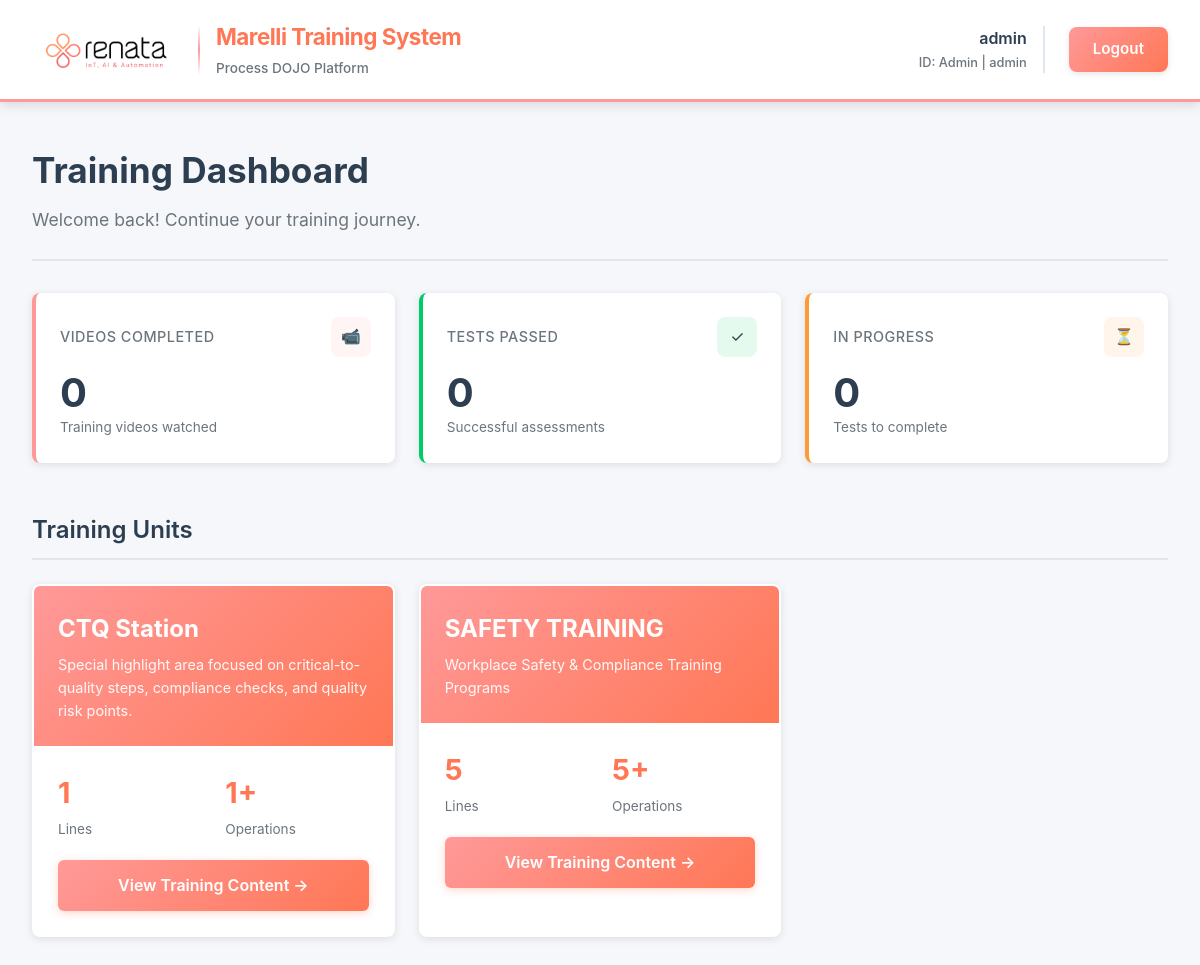
Page / (signed in) on the earlier database version.
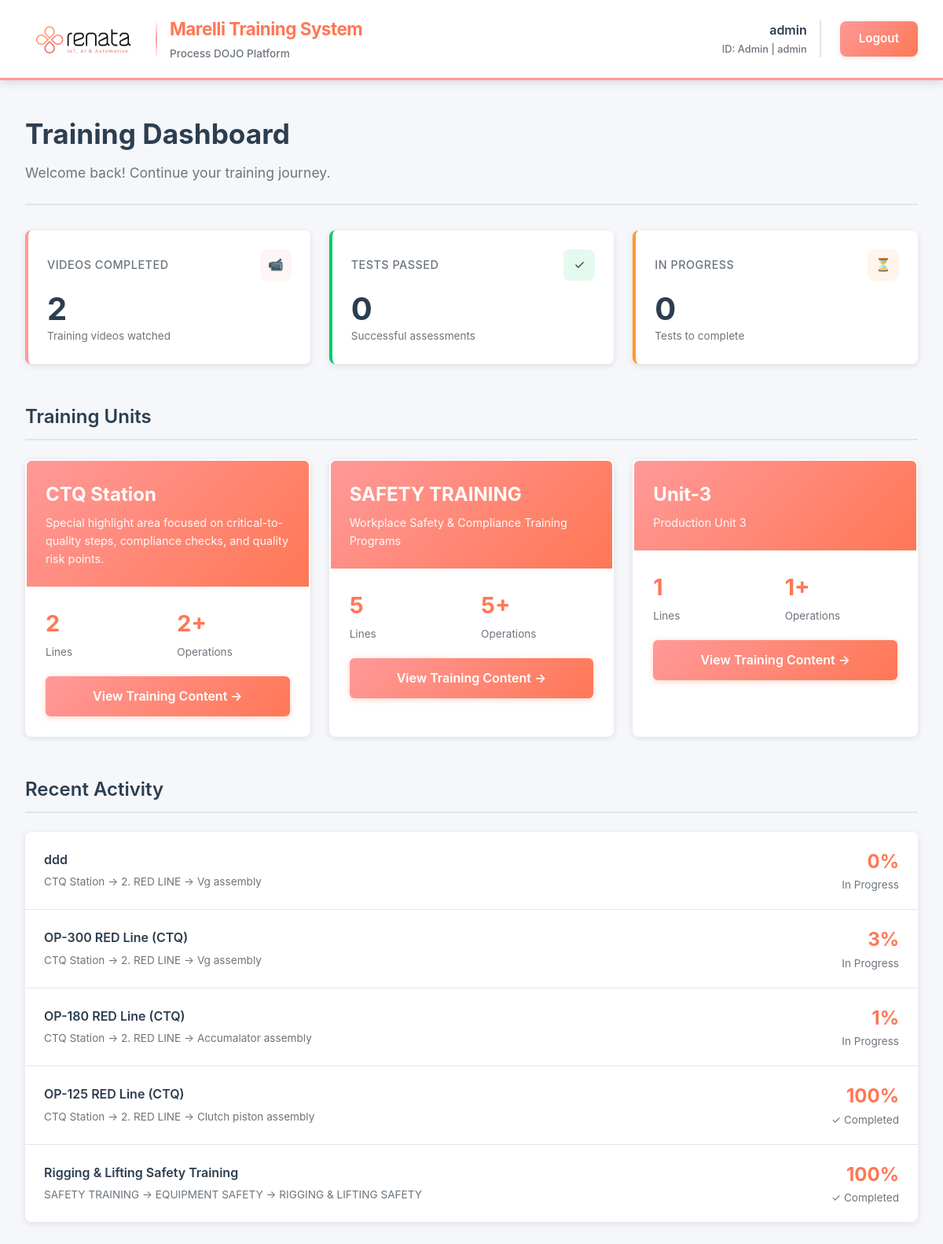
Same page on the later database version.
### process_dojo/models.py (models this page shows, shortened)
class EmployeeProfile(models.Model):
    user = models.OneToOneField(User, on_delete=models.CASCADE, related_name='employee_profile')
    employee_id = models.CharField(max_length=50, unique=True, db_index=True)
    plant = models.CharField(max_length=100)
    unit = models.CharField(max_length=100)
    department = models.CharField(max_length=100)
    biometric_id = models.CharField(max_length=100, blank=True, null=True, unique=True)
    created_at = models.DateTimeField(auto_now_add=True)
    updated_at = models.DateTimeField(auto_now=True)
    class Meta:
        ordering = ['employee_id']
        indexes = [
            models.Index(fields=['employee_id']),
            models.Index(fields=['plant', 'unit']),
        ]

class Unit(models.Model):
    name = models.CharField(max_length=100, unique=True)
    description = models.TextField(blank=True)
    is_active = models.BooleanField(default=True)
    created_at = models.DateTimeField(auto_now_add=True)
    class Meta:
        ordering = ['name']

class VideoCompletion(models.Model):
    user = models.ForeignKey(User, on_delete=models.CASCADE, related_name='video_completions')
    video = models.ForeignKey(TrainingVideo, on_delete=models.CASCADE, related_name='completions')
    completion_percentage = models.FloatField(
        default=0.0,
        validators=[MinValueValidator(0.0), MaxValueValidator(100.0)]
    )
    is_completed = models.BooleanField(default=False)
    access_count = models.IntegerField(default=0)
    last_watched_at = models.DateTimeField(auto_now=True)
    created_at = models.DateTimeField(auto_now_add=True)
    class Meta:
        unique_together = ['user', 'video']
        ordering = ['-last_watched_at']
        indexes = [
            models.Index(fields=['user', 'is_completed']),
            models.Index(fields=['video', 'is_completed']),
            models.Index(fields=['-last_watched_at']),
        ]

class TrainingVideo(models.Model):
    operation = models.ForeignKey(Operation, on_delete=models.CASCADE, related_name='videos')
    title = models.CharField(max_length=200)
    description = models.TextField(blank=True)
    video_file = models.FileField(upload_to='training_videos/%Y/%m/')
    thumbnail = models.ImageField(upload_to='video_thumbnails/', blank=True, null=True)
    duration_seconds = models.IntegerField(default=0, help_text="Video duration in seconds")
    has_voice = models.BooleanField(default=True)
    has_callouts = models.BooleanField(default=False)
    is_active = models.BooleanField(default=True)
    order = models.IntegerField(default=0, help_text="Display order")
    created_at = models.DateTimeField(auto_now_add=True)
    updated_at = models.DateTimeField(auto_now=True)
    class Meta:
        ordering = ['operation', 'order', 'title']
        indexes = [
            models.Index(fields=['operation', 'is_active']),
        ]

class Operation(models.Model):
    line = models.ForeignKey(Line, on_delete=models.CASCADE, related_name='operations')
    name = models.CharField(max_length=100)
    operation_code = models.CharField(max_length=50, blank=True)
    description = models.TextField(blank=True)
    is_ctq_station = models.BooleanField(default=False, help_text="Critical to Quality station")
    is_active = models.BooleanField(default=True)
    order = models.IntegerField(default=0, help_text="Display order")
    created_at = models.DateTimeField(auto_now_add=True)
    class Meta:
        ordering = ['line', 'order', 'name']
        unique_together = ['line', 'name']
        indexes = [
            models.Index(fields=['line', 'is_active']),
            models.Index(fields=['is_ctq_station']),
        ]

class Line(models.Model):
    unit = models.ForeignKey(Unit, on_delete=models.CASCADE, related_name='lines')
    name = models.CharField(max_length=100)
    description = models.TextField(blank=True)
    is_active = models.BooleanField(default=True)
    created_at = models.DateTimeField(auto_now_add=True)
    class Meta:
        ordering = ['unit', 'name']
        unique_together = ['unit', 'name']
        indexes = [
            models.Index(fields=['unit', 'is_active']),
        ]

### process_dojo/views.py (the view)
# urls.py: path('', views.DashboardView.as_view(), name='dashboard'),
class DashboardView(LoginRequiredMixin, ListView):
    template_name = 'process_dojo/dashboard.html'
    context_object_name = 'units'
    def get_queryset(self):
        return Unit.objects.filter(is_active=True).prefetch_related(
            'lines__operations__videos'
        )
    def get_context_data(self, **kwargs):
        context = super().get_context_data(**kwargs)
        user = self.request.user
        context['total_videos_completed'] = VideoCompletion.objects.filter(
            user=user, is_completed=True
        ).count()
        context['total_tests_passed'] = TestAttempt.objects.filter(
            user=user, status='completed', passed=True
        ).count()
        context['in_progress_attempts'] = TestAttempt.objects.filter(
            user=user, status='in_progress'
        ).count()
        context['recent_completions'] = VideoCompletion.objects.filter(
            user=user
        ).select_related('video__operation__line__unit').order_by('-last_watched_at')[:5]
        return context

### process_dojo/templates/process_dojo/dashboard.html (shortened to what this page needs)
{% extends "process_dojo/base.html" %}
{% block content %}
<div class="page-header">
    <h1 class="page-title">Training Dashboard</h1>
    <p class="page-subtitle">Welcome back! Continue your training journey.</p>
</div>
<div class="stats-grid">
    <div class="stat-card stat-card-videos">
        <div class="stat-header">
            <div class="stat-title">Videos Completed</div>
            <div class="stat-icon stat-icon-videos">📹</div>
        </div>
        <div class="stat-value">{{ total_videos_completed }}</div>
        <div class="stat-label">Training videos watched</div>
    </div>
    <div class="stat-card stat-card-tests">
        <div class="stat-header">
            <div class="stat-title">Tests Passed</div>
            <div class="stat-icon stat-icon-tests">✓</div>
        </div>
        <div class="stat-value">{{ total_tests_passed }}</div>
        <div class="stat-label">Successful assessments</div>
    </div>
    <div class="stat-card stat-card-progress">
        <div class="stat-header">
            <div class="stat-title">In Progress</div>
            <div class="stat-icon stat-icon-progress">⏳</div>
        </div>
        <div class="stat-value">{{ in_progress_attempts }}</div>
        <div class="stat-label">Tests to complete</div>
    </div>
</div>
<h2 class="section-title">Training Units</h2>
<div class="units-grid">
    {% for unit in units %}
    <div class="unit-card">
        <div class="unit-header">
            <div class="unit-name">{{ unit.name }}</div>
            {% if unit.description %}
            <div class="unit-description">{{ unit.description }}</div>
            {% endif %}
        </div>
        <div class="unit-body">
            <div class="unit-stats">
                <div class="unit-stat-item">
                    <div class="unit-stat-value">{{ unit.lines.count }}</div>
                    <div class="unit-stat-label">Lines</div>
                </div>
                <div class="unit-stat-item">
                    <div class="unit-stat-value">
                        {{ unit.lines.all|length }}+
                    </div>
                    <div class="unit-stat-label">Operations</div>
                </div>
            </div>
            <div class="unit-actions">
                <a href="{% url 'process_dojo:unit_detail' unit.id %}" class="btn-view-unit">
                    View Training Content →
                </a>
            </div>
        </div>
    </div>
    {% empty %}
    <div class="empty-state">
        <div class="empty-icon">📦</div>
        <div class="empty-text">No training units available yet.</div>
    </div>
    {% endfor %}
</div>
{% if recent_completions %}
<h2 class="section-title">Recent Activity</h2>
<div class="activity-list">
    {% for completion in recent_completions %}
    <div class="activity-item">
        <div class="activity-info">
            <div class="activity-video">{{ completion.video.title }}</div>
            <div class="activity-operation">
                {{ completion.video.operation.line.unit.name }} →
                {{ completion.video.operation.line.name }} →
                {{ completion.video.operation.name }}
            </div>
        </div>
        <div class="activity-progress">
            <div class="progress-percentage">{{ completion.completion_percentage|floatformat:0 }}%</div>
            <div class="progress-status">
                {% if completion.is_completed %}✓ Completed{% else %}In Progress{% endif %}
            </div>
        </div>
    </div>
    {% endfor %}
</div>
{% endif %}
{% endblock %}

### process_dojo/templates/process_dojo/base.html (shortened to what this page needs)
{% load static %}
<!DOCTYPE html>
<html lang="en">
<head>
</head>
<body>
    <header class="header">
        <div class="header-container">
            <div class="logo-section">
                <div class="logo-wrapper">
                    <img src="{% static 'logo.png' %}" alt="Company Logo" class="logo-image">
                    <div class="brand-divider"></div>
                    <div class="brand-info">
                        <div class="project-name">Marelli Training System</div>
                        <div class="project-subtitle">Process DOJO Platform</div>
                    </div>
                </div>
            </div>
            {% if user.is_authenticated %}
            <div class="user-section">
                <div class="user-info">
                    <div class="user-name">{{ user.get_full_name|default:user.username }}</div>
                    <div class="user-id">
                        {% if user.employee_profile %}
                        ID: {{ user.employee_profile.employee_id }} | {{ user.employee_profile.unit }}
                        {% endif %}
                    </div>
                </div>
                <a href="{% url 'process_dojo:logout' %}" class="btn btn-logout">Logout</a>
            </div>
            {% endif %}
        </div>
    </header>
    <main class="main-content">
        {% block content %}{% endblock %}
    </main>
</body>
</html>

### process_dojo/templates/process_dojo/base.html (style rules this page uses)
* { margin: 0; padding: 0; box-sizing: border-box; }
:root { --primary-coral: #ff9999; --secondary-coral: #ff8866; --dark-coral: #ff7755; --light-coral: #ffaa99; --accent-orange: #ffaa77; --success-green: #00cc66; --warning-orange: #ff9933; --danger-red: #cc3333; --light-gray: #f5f7fa; --medium-gray: #e0e6ed; --text-coral: #ff7755; --dark-gray: #6c757d; --white: #ffffff; --text-dark: #2c3e50; --shadow: rgba(0, 0, 0, 0.1); --shadow-md: rgba(0, 0, 0, 0.15); }
body { font-family: -apple-system, BlinkMacSystemFont, "Segoe UI", Roboto, "Helvetica Neue", Arial, sans-serif; background-color: var(--light-gray); color: var(--text-dark); line-height: 1.6; min-height: 100vh; display: flex; flex-direction: column; }
.header { background: var(--white); color: var(--text-dark); padding: 1.2rem 2rem; box-shadow: 0 2px 12px var(--shadow-md); position: sticky; top: 0; z-index: 1000; border-bottom: 3px solid var(--primary-coral); }
.header-container { max-width: 1400px; margin: 0 auto; display: flex; justify-content: space-between; align-items: center; }
.logo-section { display: flex; align-items: center; gap: 1.5rem; }
.logo-wrapper { display: flex; align-items: center; gap: 1rem; }
.logo-image { height: 50px; width: auto; }
.brand-divider { height: 50px; width: 2px; background: linear-gradient(to bottom, transparent, var(--primary-coral), transparent); }
.brand-info { display: flex; flex-direction: column; gap: 0.2rem; }
.project-name { font-size: 1.4rem; font-weight: 700; color: var(--dark-coral); letter-spacing: -0.5px; }
.project-subtitle { font-size: 0.85rem; color: var(--dark-gray); font-weight: 500; }
.user-section { display: flex; align-items: center; gap: 1.5rem; }
.user-info { text-align: right; padding-right: 1rem; border-right: 2px solid var(--medium-gray); }
.user-name { font-weight: 600; font-size: 1rem; color: var(--text-dark); margin-bottom: 0.1rem; }
.user-id { font-size: 0.8rem; color: var(--dark-gray); font-weight: 500; }
.btn { padding: 0.65rem 1.5rem; border: none; border-radius: 8px; cursor: pointer; font-size: 0.95rem; font-weight: 600; text-decoration: none; display: inline-flex; align-items: center; justify-content: center; transition: all 0.3s ease; box-shadow: 0 2px 6px rgba(0, 0, 0, 0.1); }
.btn-logout { background: linear-gradient(135deg, var(--primary-coral) 0%, var(--dark-coral) 100%); color: var(--white); border: none; }
.main-content { flex: 1; max-width: 1400px; margin: 0 auto; padding: 2.5rem 2rem; width: 100%; }
.page-header { margin-bottom: 2rem; padding-bottom: 1.5rem; border-bottom: 2px solid var(--medium-gray); }
.page-title { font-size: 2.2rem; color: var(--text-dark); margin-bottom: 0.5rem; font-weight: 700; }
.page-subtitle { color: var(--dark-gray); font-size: 1.1rem; font-weight: 400; }

Differences in the rows shown:
computed for Unit "CTQ Station": lines.count "1" → "2"; lines.all|length "1" → "2"
added Unit: name "Unit-3", description "Production Unit 3", lines.count "1", lines.all|length "1"
added VideoCompletion: video "ddd", video.operation.line.unit.name "CTQ Station", video.operation.line.name "2. RED LINE", video.operation.name "Vg assembly", completion_percentage "0", is_completed "In Progress"
added VideoCompletion: video "OP-300 RED Line (CTQ)", video.operation.line.unit.name "CTQ Station", video.operation.line.name "2. RED LINE", video.operation.name "Vg assembly", completion_percentage "3", is_completed "In Progress"
added VideoCompletion: video "OP-180 RED Line (CTQ)", video.operation.line.unit.name "CTQ Station", video.operation.line.name "2. RED LINE", video.operation.name "Accumalator assembly", completion_percentage "1", is_completed "In Progress"
added VideoCompletion: video "OP-125 RED Line (CTQ)", video.operation.line.unit.name "CTQ Station", video.operation.line.name "2. RED LINE", video.operation.name "Clutch piston assembly", completion_percentage "100", is_completed "✓ Completed"
added VideoCompletion: video "Rigging & Lifting Safety Training", video.operation.line.unit.name "SAFETY TRAINING", video.operation.line.name "EQUIPMENT SAFETY", video.operation.name "RIGGING & LIFTING SAFETY", completion_percentage "100", is_completed "✓ Completed"
Other differences:
{{ total_videos_completed }}: "0" → "2"
text now shown: "Recent Activity"
